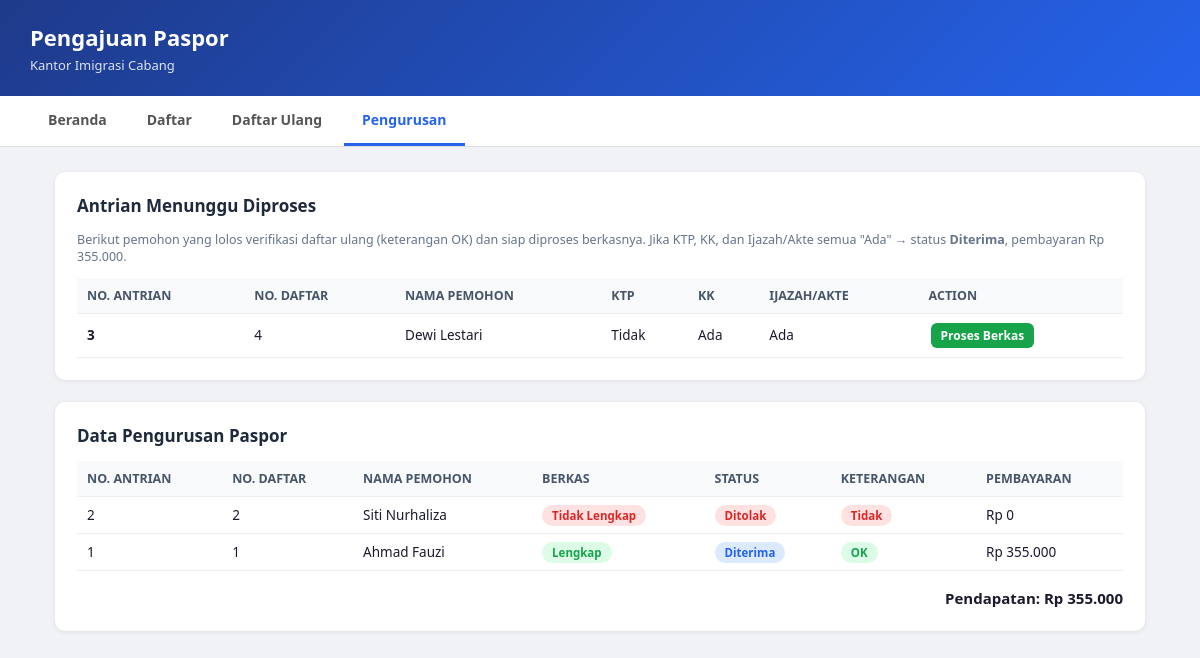
The page /UAS_PEMROGRAMAN/pengurusan.php on the database its author committed.
### tables this page shows
CREATE TABLE daftar_ulang (
    id INT AUTO_INCREMENT PRIMARY KEY,
    no_daftar INT NOT NULL,
    nama_pemohon VARCHAR(100) NOT NULL,
    keperluan VARCHAR(100) NOT NULL,
    hari_datang VARCHAR(20) NOT NULL,
    tgl_datang DATE NOT NULL,
    ktp ENUM('Ada','Tidak') NOT NULL DEFAULT 'Tidak',
    kk ENUM('Ada','Tidak') NOT NULL DEFAULT 'Tidak',
    ijazah_akte ENUM('Ada','Tidak') NOT NULL DEFAULT 'Tidak',
    keterangan ENUM('OK','Tidak') NOT NULL,
    no_antrian INT NULL,            
    created_at TIMESTAMP DEFAULT CURRENT_TIMESTAMP,
    FOREIGN KEY (no_daftar) REFERENCES pendaftar(no_daftar) ON DELETE CASCADE
);

CREATE TABLE pengurusan (
    id INT AUTO_INCREMENT PRIMARY KEY,
    daftar_ulang_id INT NOT NULL,
    no_antrian INT NOT NULL,
    no_daftar INT NOT NULL,
    nama_pemohon VARCHAR(100) NOT NULL,
    berkas VARCHAR(20) NOT NULL,       
    status VARCHAR(20) NOT NULL,       
    keterangan VARCHAR(10) NOT NULL,   
    pembayaran INT NOT NULL DEFAULT 0,
    created_at TIMESTAMP DEFAULT CURRENT_TIMESTAMP,
    FOREIGN KEY (daftar_ulang_id) REFERENCES daftar_ulang(id) ON DELETE CASCADE
);

### UAS_PEMROGRAMAN/functions.php (called while the page is built, shortened)
<?php
function format_rupiah($angka) {
    return "Rp " . number_format($angka, 0, ',', '.');
}
?>

### UAS_PEMROGRAMAN/pengurusan.php (the view, shortened to what this page needs)
<?php include 'config.php'; include 'functions.php'; ?>
<!DOCTYPE html>
<html lang="id">
<head>
<link rel="stylesheet" href="style.css">
</head>
<body>
<div class="header">
    <h1>Pengajuan Paspor</h1>
    <p>Kantor Imigrasi Cabang</p>
</div>
<div class="navbar">
    <a href="index.php">Beranda</a>
    <a href="daftar.php">Daftar</a>
    <a href="daftar_ulang.php">Daftar Ulang</a>
    <a href="pengurusan.php" class="active">Pengurusan</a>
</div>
<div class="container">
    <div class="card">
        <h2>Antrian Menunggu Diproses</h2>
        <p style="font-size:12.5px;color:#64748b;">
            Berikut pemohon yang lolos verifikasi daftar ulang (keterangan OK) dan siap diproses berkasnya.
            Jika KTP, KK, dan Ijazah/Akte semua "Ada" &rarr; status <b>Diterima</b>, pembayaran Rp 355.000.
        </p>
        <table>
            <thead>
            <tr>
                <th>No. Antrian</th>
                <th>No. Daftar</th>
                <th>Nama Pemohon</th>
                <th>KTP</th>
                <th>KK</th>
                <th>Ijazah/Akte</th>
                <th>Action</th>
            </tr>
            </thead>
            <tbody>
            <?php
            $q = mysqli_query($conn, "
                SELECT du.* FROM daftar_ulang du
                WHERE du.keterangan = 'OK'
                AND du.id NOT IN (SELECT daftar_ulang_id FROM pengurusan)
                ORDER BY du.no_antrian
            ");
            if (mysqli_num_rows($q) > 0):
                while ($row = mysqli_fetch_assoc($q)):
            ?>
                <tr>
                    <td><b><?= $row['no_antrian'] ?></b></td>
                    <td><?= $row['no_daftar'] ?></td>
                    <td><?= htmlspecialchars($row['nama_pemohon']) ?></td>
                    <td><?= $row['ktp'] ?></td>
                    <td><?= $row['kk'] ?></td>
                    <td><?= $row['ijazah_akte'] ?></td>
                    <td>
                        <a class="btn btn-sm btn-proses" href="pengurusan_proses.php?id=<?= $row['id'] ?>">Proses Berkas</a>
                    </td>
                </tr>
            <?php endwhile; else: ?>
                <tr><td colspan="7" class="empty">Tidak ada antrian yang menunggu diproses.</td></tr>
            <?php endif; ?>
            </tbody>
        </table>
    </div>
    <div class="card">
        <h2>Data Pengurusan Paspor</h2>
        <table>
            <thead>
            <tr>
                <th>No. Antrian</th>
                <th>No. Daftar</th>
                <th>Nama Pemohon</th>
                <th>Berkas</th>
                <th>Status</th>
                <th>Keterangan</th>
                <th>Pembayaran</th>
            </tr>
            </thead>
            <tbody>
            <?php
            $result = mysqli_query($conn, "SELECT * FROM pengurusan ORDER BY id DESC");
            if (mysqli_num_rows($result) > 0):
                while ($row = mysqli_fetch_assoc($result)):
                    $berkasClass = $row['berkas']=='Lengkap' ? 'badge-lengkap' : 'badge-tidaklengkap';
                    $statusClass = $row['status']=='Diterima' ? 'badge-diterima' : 'badge-ditolak';
                    $ketClass    = $row['keterangan']=='OK' ? 'badge-ok' : 'badge-tidak';
            ?>
                <tr>
                    <td><?= $row['no_antrian'] ?></td>
                    <td><?= $row['no_daftar'] ?></td>
                    <td><?= htmlspecialchars($row['nama_pemohon']) ?></td>
                    <td><span class="badge <?= $berkasClass ?>"><?= $row['berkas'] ?></span></td>
                    <td><span class="badge <?= $statusClass ?>"><?= $row['status'] ?></span></td>
                    <td><span class="badge <?= $ketClass ?>"><?= $row['keterangan'] ?></span></td>
                    <td><?= format_rupiah($row['pembayaran']) ?></td>
                </tr>
            <?php endwhile; else: ?>
                <tr><td colspan="7" class="empty">Belum ada data pengurusan.</td></tr>
            <?php endif; ?>
            </tbody>
        </table>
        <?php
        $rp = mysqli_query($conn, "SELECT IFNULL(SUM(pembayaran),0) t FROM pengurusan WHERE status='Diterima'");
        $pendapatan = mysqli_fetch_assoc($rp)['t'];
        ?>
        <div style="margin-top:16px; text-align:right;">
            <b style="font-size:15px;">Pendapatan: <?= format_rupiah($pendapatan) ?></b>
        </div>
    </div>
</div>
</body>
</html>

### UAS_PEMROGRAMAN/style.css (style rules this page uses)
* { box-sizing: border-box; }
body { font-family: 'Segoe UI', Arial, sans-serif; background: #f0f2f5; margin: 0; color: #1a1a2e; }
.header { background: linear-gradient(135deg, #1e3a8a, #2563eb); color: #fff; padding: 22px 30px; }
.header h1 { margin: 0; font-size: 22px; }
.header p { margin: 4px 0 0; opacity: 0.85; font-size: 13px; }
.navbar { background: #fff; padding: 0 30px; display: flex; gap: 4px; border-bottom: 1px solid #ddd; }
.navbar a { padding: 14px 18px; text-decoration: none; color: #555; font-weight: 600; font-size: 14px; border-bottom: 3px solid transparent; }
.navbar a.active, .navbar a:hover { color: #2563eb; border-bottom: 3px solid #2563eb; }
.container { padding: 25px 30px; max-width: 1150px; margin: 0 auto; }
.card { background: #fff; border-radius: 10px; padding: 22px; margin-bottom: 22px; box-shadow: 0 1px 4px rgba(0,0,0,0.08); }
.card h2 { margin-top: 0; font-size: 17px; color: #1e293b; }
table { width: 100%; border-collapse: collapse; font-size: 13.5px; }
th, td { padding: 9px 10px; border-bottom: 1px solid #eee; text-align: left; }
th { background: #f8fafc; color: #475569; font-size: 12.5px; text-transform: uppercase; }
.btn { display: inline-block; background: #2563eb; color: #fff; padding: 9px 18px; border: none; border-radius: 6px; font-size: 14px; font-weight: 600; cursor: pointer; text-decoration: none; margin-top: 8px; }
.btn-sm { padding: 4px 10px; font-size: 12px; margin: 0 2px; }
.btn-proses { background: #16a34a; }
.badge { padding: 3px 10px; border-radius: 20px; font-size: 11.5px; font-weight: 700; }
.badge-ok { background: #dcfce7; color: #16a34a; }
.badge-tidak { background: #fee2e2; color: #dc2626; }
.badge-lengkap { background: #dcfce7; color: #16a34a; }
.badge-tidaklengkap { background: #fee2e2; color: #dc2626; }
.badge-diterima { background: #dbeafe; color: #2563eb; }
.badge-ditolak { background: #fee2e2; color: #dc2626; }

### rows shown on the page
daftar_ulang: no_antrian "3", no_daftar "4", nama_pemohon "Dewi Lestari", ktp "Tidak", kk "Ada", ijazah_akte "Ada"
pengurusan: no_antrian "2", no_daftar "2", nama_pemohon "Siti Nurhaliza", berkas "Tidak Lengkap", status "Ditolak", keterangan "Tidak", pembayaran "Rp 0"
pengurusan: no_antrian "1", no_daftar "1", nama_pemohon "Ahmad Fauzi", berkas "Lengkap", status "Diterima", keterangan "OK", pembayaran "Rp 355.000"

### other values the page prints
format_rupiah($pendapatan) "Rp 355.000"
